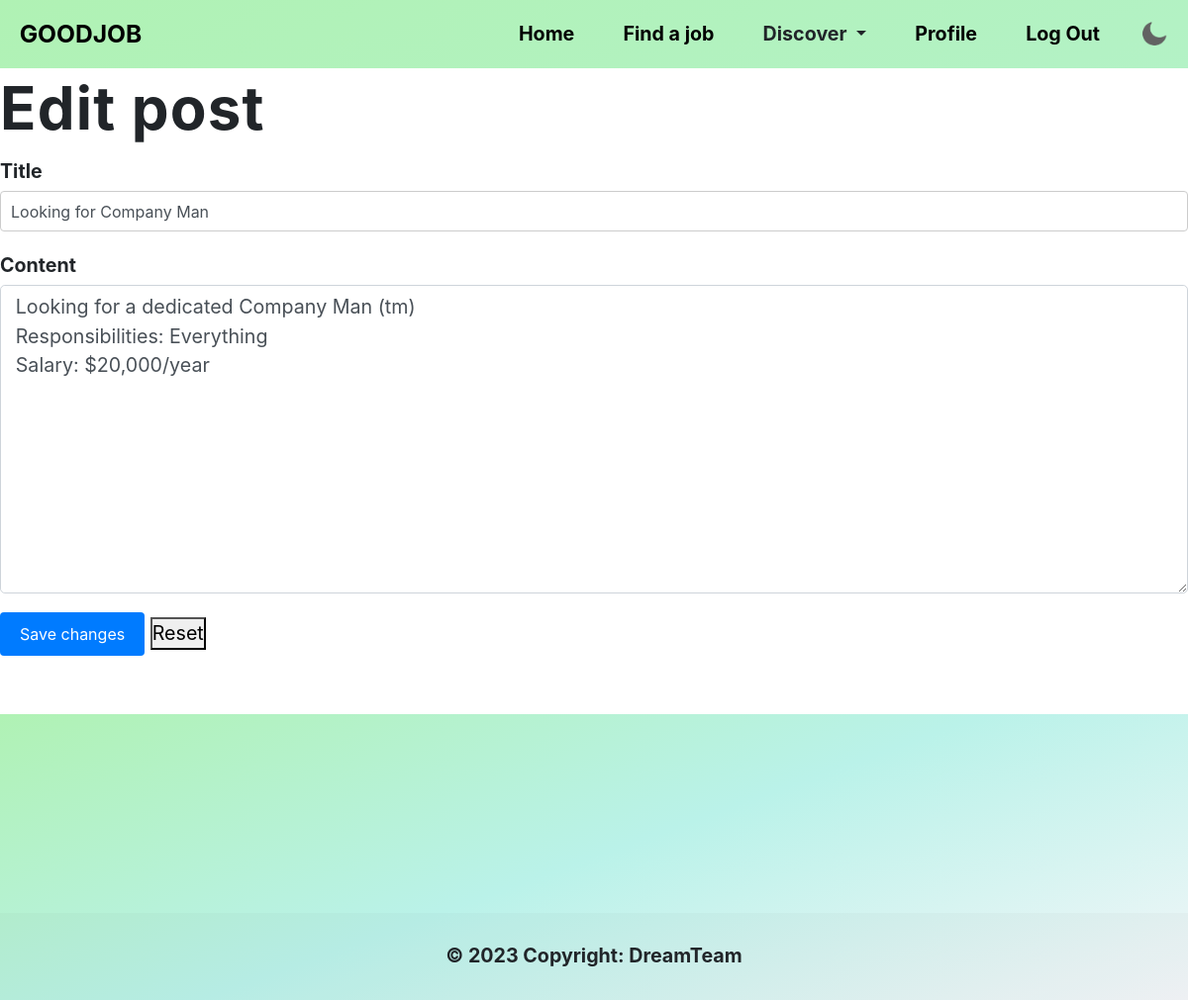
Page /editpost/1 (signed in) on the committed database.
### app/models/user.py (models this page shows)
class Post(db.Model):
    id = db.Column(db.Integer, primary_key=True)
    title = db.Column(db.String(50))
    text = db.Column(db.Text, nullable=False)
    company = db.Column(db.String(50))
    address = db.Column(db.String(50))
    salary = db.Column(db.Integer)
    field = db.Column(db.String(50)) #Example aerospace, programming etc
    date_created = db.Column(db.DateTime(timezone=True), default=func.now())
    author_id = db.Column(db.Integer, db.ForeignKey('user.id'), nullable=False)
    applications = db.relationship('Application', backref='post', lazy=True)

### app/views/main.py (the view)
@main.route("/editpost/<id>", methods = ['POST', 'GET'])
@login_required
def editpost(id):
    post = Post.query.filter_by(id=id).first()
    if request.method == 'POST':
        post.title = request.form['title']
        post.text = request.form['text']
        db.session.commit()
        return redirect(url_for('main.myposts'))
    return render_template('editpost.html', post=post, user=current_user)

### app/views/main.py (called while the page is built)
@login_required
def get_notifications():
    if current_user:
        notifications = Notification.query.filter_by(user_id=current_user.id).all()
        return notifications
    else:
        return []

@main.context_processor
def inject_notifications():
    notifications = get_notifications()
    return dict(notifications=notifications)

### app/templates/editpost.html
{% extends 'base.html' %}
{% block content %}
  <h1>Edit post</h1>
  <form method="POST">
    <div class="form-group">
      <label for="title">Title</label>
      <input type="text" class="form-control" id="title" name="title" value="{{ post.title }}" required>
    </div>
    <div class="form-group">
      <label for="content">Content</label>
      <textarea class="form-control" id="text" name="text" rows="10" required>{{ post.text }}</textarea>
    </div>
    <button type="submit" class="btn btn-primary">Save changes</button>
    <button type="reset">Reset </button>
  </form>
{% endblock %}

### app/static/css/main.css (style rules this page uses)
* { margin: 0; text-decoration: none; padding: 0; list-style: none; }
:root { --primary-color: linear-gradient(160deg, #B0F2B4, #BAF2E9, #F4F6F9); --secondary-color: #F8F9FA; --body-fonts: "Helvetica", "Arial", sans-serif; --line-height: 1.5; --background-size: 400% 400%; font-size: calc(16px + (20 - 16) * (100vw - 320px) / (1280 - 320)); }
h1 { font-weight: bold; font-size: 60px; letter-spacing: .02em; line-height: 60pt; }
* { box-sizing: border-box;margin: 0;padding: 0 }

### app/static/css/jobpostings.css (style rules this page uses)
form label { display: block; margin-bottom: 5px; font-weight: bold; }
form input[type="text"] { width: 100%; padding: 10px; margin-bottom: 15px; border: 1px solid #ccc; border-radius: 4px; font-size: 16px; }
form button[type="submit"] { background-color: #007bff; color: #fff; border: none; border-radius: 4px; padding: 10px 20px; font-size: 16px; cursor: pointer; }

### rows in the picture
Post: title "Looking for Company Man", text "Looking for a dedicated Company Man (tm) Responsibilities: Everything Salary: $20,000/year"
